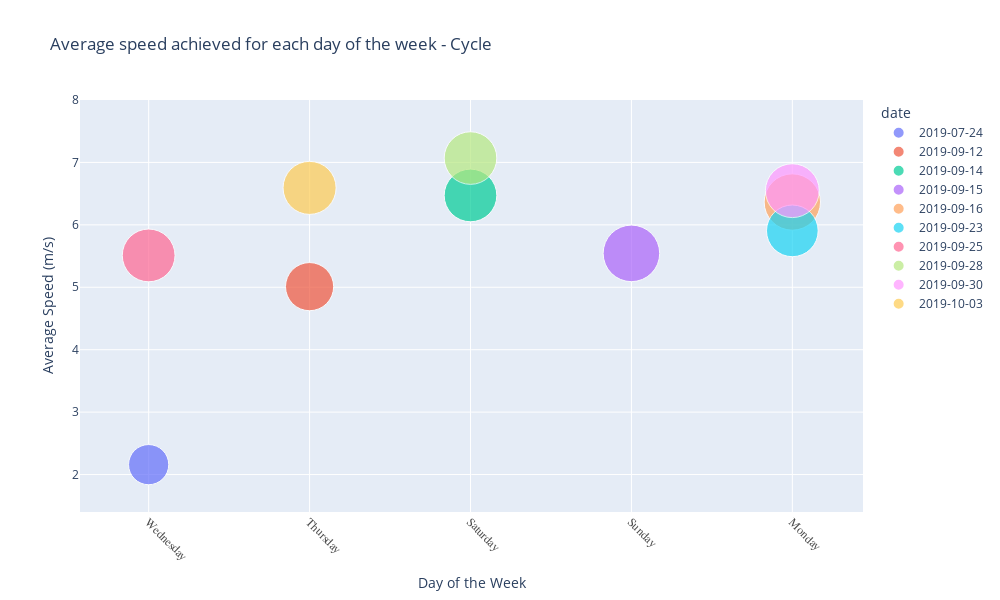

Write notebook code for a chart like this one.
### Markdown cell above
It looks like our client's cycle remained somewhat consistent at around 6.5 m /s during the period under review.

### Code cell
def px_bar_chart_top_cycle():

    fig = px.scatter(cycle_df,
            y = 'ave_speed',
            x = 'day_of_week', 
            labels = {
                "ave_speed": "Average Speed (m/s)",
                "day_of_week": "Day of the Week"
                            },
             
            title = 'Average speed achieved for each day of the week - Cycle', 
            color = 'date', 
            size = 'top_speed', size_max = 40,         
            height = 600, 
            width = 1000,
            ## color_discrete_Sequence changes the line color  
            ##color_discrete_sequence=["#acc8d4"]            
            )

    ## To change range of the y axis, I wanted to magnify the effect, so I started off the y-axis with 4.0 as compared to 0.0
    fig.update_yaxes(range=[1.4, 8.0])

    fig.update_xaxes(tickangle=45, tickfont=dict(
                               family='Rockwell', 
                               color='#4a4a4a', 
                               size=12))

    ## To include text in the bars itself
    ## fig.update_traces(textfont_size=12, textangle=0, textposition="inside", cliponaxis=False)

    fig.show()
    
    return

px_bar_chart_top_cycle()

### Figure 1 — Plotly figure (JSON) as saved in the notebook; plotly's stock layout.template omitted (floating-point values rounded to 4 significant figures)
{"data": [{"hovertemplate": "date=2019-07-24<br>Day of the Week=%{x}<br>Average Speed (m/s)=%{y}<br>top_speed=%{marker.size}<extra></extra>", "legendgroup": "2019-07-24", "marker": {"color": "#636efa", "size": [7.744], "sizemode": "area", "sizeref": 0.009593, "symbol": "circle"}, "mode": "markers", "name": "2019-07-24", "orientation": "v", "showlegend": true, "type": "scatter", "x": ["Wednesday"], "xaxis": "x", "y": [2.159], "yaxis": "y"}, {"hovertemplate": "date=2019-09-12<br>Day of the Week=%{x}<br>Average Speed (m/s)=%{y}<br>top_speed=%{marker.size}<extra></extra>", "legendgroup": "2019-09-12", "marker": {"color": "#EF553B", "size": [11.12], "sizemode": "area", "sizeref": 0.009593, "symbol": "circle"}, "mode": "markers", "name": "2019-09-12", "orientation": "v", "showlegend": true, "type": "scatter", "x": ["Thursday"], "xaxis": "x", "y": [5.01], "yaxis": "y"}, {"hovertemplate": "date=2019-09-14<br>Day of the Week=%{x}<br>Average Speed (m/s)=%{y}<br>top_speed=%{marker.size}<extra></extra>", "legendgroup": "2019-09-14", "marker": {"color": "#00cc96", "size": [13.31], "sizemode": "area", "sizeref": 0.009593, "symbol": "circle"}, "mode": "markers", "name": "2019-09-14", "orientation": "v", "showlegend": true, "type": "scatter", "x": ["Saturday"], "xaxis": "x", "y": [6.471], "yaxis": "y"}, {"hovertemplate": "date=2019-09-15<br>Day of the Week=%{x}<br>Average Speed (m/s)=%{y}<br>top_speed=%{marker.size}<extra></extra>", "legendgroup": "2019-09-15", "marker": {"color": "#ab63fa", "size": [15.35], "sizemode": "area", "sizeref": 0.009593, "symbol": "circle"}, "mode": "markers", "name": "2019-09-15", "orientation": "v", "showlegend": true, "type": "scatter", "x": ["Sunday"], "xaxis": "x", "y": [5.543], "yaxis": "y"}, {"hovertemplate": "date=2019-09-16<br>Day of the Week=%{x}<br>Average Speed (m/s)=%{y}<br>top_speed=%{marker.size}<extra></extra>", "legendgroup": "2019-09-16", "marker": {"color": "#FFA15A", "size": [15.24], "sizemode": "area", "sizeref": 0.009593, "symbol": "circle"}, "mode": "markers", "name": "2019-09-16", "orientation": "v", "showlegend": true, "type": "scatter", "x": ["Monday"], "xaxis": "x", "y": [6.366], "yaxis": "y"}, {"hovertemplate": "date=2019-09-23<br>Day of the Week=%{x}<br>Average Speed (m/s)=%{y}<br>top_speed=%{marker.size}<extra></extra>", "legendgroup": "2019-09-23", "marker": {"color": "#19d3f3", "size": [12.81], "sizemode": "area", "sizeref": 0.009593, "symbol": "circle"}, "mode": "markers", "name": "2019-09-23", "orientation": "v", "showlegend": true, "type": "scatter", "x": ["Monday"], "xaxis": "x", "y": [5.904], "yaxis": "y"}, {"hovertemplate": "date=2019-09-25<br>Day of the Week=%{x}<br>Average Speed (m/s)=%{y}<br>top_speed=%{marker.size}<extra></extra>", "legendgroup": "2019-09-25", "marker": {"color": "#FF6692", "size": [13.36], "sizemode": "area", "sizeref": 0.009593, "symbol": "circle"}, "mode": "markers", "name": "2019-09-25", "orientation": "v", "showlegend": true, "type": "scatter", "x": ["Wednesday"], "xaxis": "x", "y": [5.51], "yaxis": "y"}, {"hovertemplate": "date=2019-09-28<br>Day of the Week=%{x}<br>Average Speed (m/s)=%{y}<br>top_speed=%{marker.size}<extra></extra>", "legendgroup": "2019-09-28", "marker": {"color": "#B6E880", "size": [13.27], "sizemode": "area", "sizeref": 0.009593, "symbol": "circle"}, "mode": "markers", "name": "2019-09-28", "orientation": "v", "showlegend": true, "type": "scatter", "x": ["Saturday"], "xaxis": "x", "y": [7.07], "yaxis": "y"}, {"hovertemplate": "date=2019-09-30<br>Day of the Week=%{x}<br>Average Speed (m/s)=%{y}<br>top_speed=%{marker.size}<extra></extra>", "legendgroup": "2019-09-30", "marker": {"color": "#FF97FF", "size": [13.92], "sizemode": "area", "sizeref": 0.009593, "symbol": "circle"}, "mode": "markers", "name": "2019-09-30", "orientation": "v", "showlegend": true, "type": "scatter", "x": ["Monday"], "xaxis": "x", "y": [6.547], "yaxis": "y"}, {"hovertemplate": "date=2019-10-03<br>Day of the Week=%{x}<br>Average Speed (m/s)=%{y}<br>top_speed=%{marker.size}<extra></extra>", "legendgroup": "2019-10-03", "marker": {"color": "#FECB52", "size": [13.51], "sizemode": "area", "sizeref": 0.009593, "symbol": "circle"}, "mode": "markers", "name": "2019-10-03", "orientation": "v", "showlegend": true, "type": "scatter", "x": ["Thursday"], "xaxis": "x", "y": [6.592], "yaxis": "y"}], "layout": {"height": 600, "legend": {"itemsizing": "constant", "title": {"text": "date"}, "tracegroupgap": 0}, "title": {"text": "Average speed achieved for each day of the week - Cycle"}, "width": 1000, "xaxis": {"anchor": "y", "autorange": true, "domain": [0, 1], "range": [-0.4289, 4.442], "tickangle": 45, "tickfont": {"color": "#4a4a4a", "family": "Rockwell", "size": 12}, "title": {"text": "Day of the Week"}, "type": "category"}, "yaxis": {"anchor": "x", "domain": [0, 1], "range": [1.4, 8], "title": {"text": "Average Speed (m/s)"}, "type": "linear"}}}
